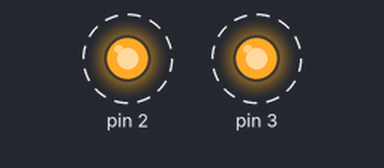
Recording of a sketch running on a simulated Arduino Uno, built with avr-gcc and run on an emulated ATmega328P. Parts: output pins drawn as LEDs (lit = HIGH). Dashed ring = blinking.

Above: at 1.2 s.
Timing chart, 0 to 3.0 s (numbered marks = the images above):
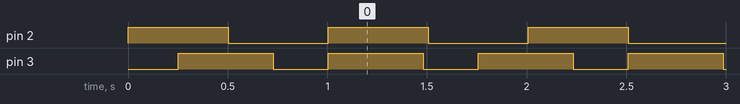

The sketch:

pratica_6.ino
```cpp
#define T 1000
#define SYSTICK 25

typedef struct{
  uint8_t gpio;
  int period;
  int phase;
  float duty_cicle;
  uint8_t state;
} led_t;

typedef struct{
  uint8_t gpio;
  uint8_t state;
} button_t;

led_t led_red = {2, 1000, 0, 0.5, 0};
led_t led_orange = {3, 750, -250, 0.6, 0};

button_t button_1 = {8, 1};

void toggle(led_t * led);
void led_setup(led_t * led);

void setup() {
  led_setup(&led_red);
  led_setup(&led_orange);
}

void loop() {

  // tarefa led vermelho
  if(led_red.phase >= 0 && led_red.phase < led_red.period * led_red.duty_cicle) digitalWrite(led_red.gpio, led_red.state = true);
  else if (led_red.phase >= led_red.period * led_red.duty_cicle) digitalWrite(led_red.gpio, led_red.state = false);

  led_red.phase += SYSTICK;
  led_red.phase %= led_red.period;


  // tarefa led laranja
  if(led_orange.phase >= 0 && led_orange.phase < led_orange.period * led_orange.duty_cicle) digitalWrite(led_orange.gpio, led_orange.state = true);
  else if (led_orange.phase >= led_orange.period * led_orange.duty_cicle) digitalWrite(led_orange.gpio, led_orange.state = false);

  led_orange.phase += SYSTICK;
  led_orange.phase %= led_orange.period;

  delay(SYSTICK);
}

void led_toggle(led_t * led){
  digitalWrite(led->gpio, (led->state = !led->state));
}

void led_setup(led_t * led){
  pinMode(led->gpio, OUTPUT); // configura o pino a ser usado pelo LED
  digitalWrite(led->gpio, led->state); //  aplica o estado inicial ao LED
}
```

Measured:
- by itself, pin 2: alternates HIGH for 0.50 s and LOW for 0.50 s
- by itself, pin 3: alternates HIGH for 0.48 s and LOW for 0.28 s
- by itself, everything shown: repeats every 3.0 s, in 12 steps
